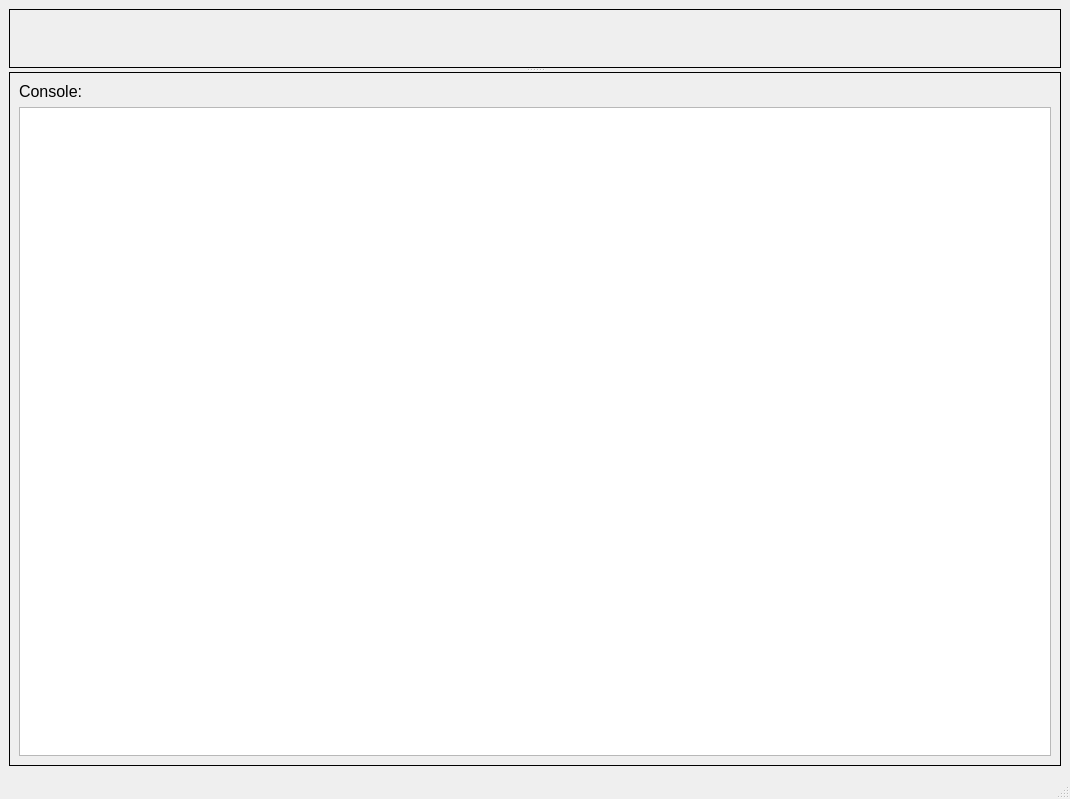
<?xml version="1.0" encoding="UTF-8"?>
<ui version="4.0">
 <class>main_window</class>
 <widget class="QMainWindow" name="main_window">
  <property name="geometry">
   <rect>
    <x>0</x>
    <y>0</y>
    <width>1070</width>
    <height>799</height>
   </rect>
  </property>
  <property name="font">
   <font>
    <pointsize>12</pointsize>
   </font>
  </property>
  <property name="windowTitle">
   <string>MainWindow</string>
  </property>
  <widget class="QWidget" name="centralwidget">
   <layout class="QGridLayout" name="gridLayout_3">
    <item row="0" column="0">
     <widget class="QSplitter" name="splitter">
      <property name="orientation">
       <enum>Qt::Vertical</enum>
      </property>
      <property name="childrenCollapsible">
       <bool>false</bool>
      </property>
      <widget class="QFrame" name="frame_2">
       <property name="frameShape">
        <enum>QFrame::Box</enum>
       </property>
       <property name="frameShadow">
        <enum>QFrame::Plain</enum>
       </property>
       <layout class="QGridLayout" name="gridLayout_2">
        <item row="0" column="0">
         <widget class="QWidget" name="main_widg" native="true"/>
        </item>
       </layout>
      </widget>
      <widget class="QFrame" name="frame">
       <property name="minimumSize">
        <size>
         <width>0</width>
         <height>0</height>
        </size>
       </property>
       <property name="frameShape">
        <enum>QFrame::Box</enum>
       </property>
       <property name="frameShadow">
        <enum>QFrame::Plain</enum>
       </property>
       <layout class="QGridLayout" name="gridLayout">
        <item row="0" column="0">
         <layout class="QVBoxLayout" name="verticalLayout">
          <item>
           <widget class="QLabel" name="label">
            <property name="text">
             <string>Console:</string>
            </property>
           </widget>
          </item>
          <item>
           <widget class="QTextEdit" name="console_textedit">
            <property name="readOnly">
             <bool>true</bool>
            </property>
            <property name="html">
             <string>&lt;!DOCTYPE HTML PUBLIC &quot;-//W3C//DTD HTML 4.0//EN&quot; &quot;http://www.w3.org/TR/REC-html40/strict.dtd&quot;&gt;
&lt;html&gt;&lt;head&gt;&lt;meta name=&quot;qrichtext&quot; content=&quot;1&quot; /&gt;&lt;style type=&quot;text/css&quot;&gt;
p, li { white-space: pre-wrap; }
&lt;/style&gt;&lt;/head&gt;&lt;body style=&quot; font-family:'MS Shell Dlg 2'; font-size:12pt; font-weight:400; font-style:normal;&quot;&gt;
&lt;p style=&quot;-qt-paragraph-type:empty; margin-top:0px; margin-bottom:0px; margin-left:0px; margin-right:0px; -qt-block-indent:0; text-indent:0px;&quot;&gt;&lt;br /&gt;&lt;/p&gt;&lt;/body&gt;&lt;/html&gt;</string>
            </property>
           </widget>
          </item>
         </layout>
        </item>
       </layout>
      </widget>
     </widget>
    </item>
   </layout>
  </widget>
  <widget class="QMenuBar" name="menubar">
   <property name="geometry">
    <rect>
     <x>0</x>
     <y>0</y>
     <width>1070</width>
     <height>27</height>
    </rect>
   </property>
  </widget>
  <widget class="QStatusBar" name="statusbar"/>
 </widget>
 <resources/>
 <connections/>
</ui>
